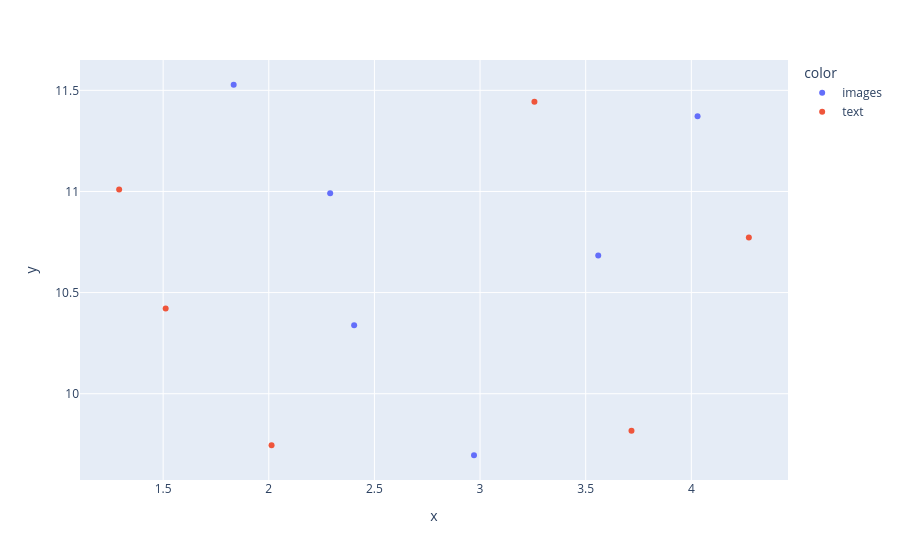

Notebook source saved alongside this figure:
### Code cell
# take a subset of the image embeddings and plot them with plotly interactively (in 2D using umap) showing the edge_index[0, i] on hover
import umap
import plotly.express as px
reducer = umap.UMAP()
#from sklearn.decomposition import PCA
#reducer = PCA(n_components=2)

embedding_2d = reducer.fit_transform(np.concatenate([clip_images, clip_texts], axis=0) ) # take only first 
fig = px.scatter(x=embedding_2d[:, 0], y=embedding_2d[:, 1],
                hover_data=[np.concatenate([np.arange(len(clip_images)), np.arange(len(clip_texts))], axis=0),
                            np.concatenate([test_graph_data.edge_index[0, :len(clip_images)].cpu().numpy(), test_graph_data.edge_index[1, :len(clip_texts)].cpu().numpy()], axis=0)], 
                color=['images']*(len(clip_images)) + ['text']*(len(clip_texts)))
fig.show()

### Figure 1 — Plotly figure (JSON) as saved in the notebook; plotly's stock layout.template omitted (floating-point values rounded to 4 significant figures)
{"data": [{"customdata": [[0, 0], [1, 0], [2, 0], [3, 4], [4, 4], [5, 7]], "hovertemplate": "color=images<br>x=%{x}<br>y=%{y}<br>hover_data_0=%{customdata[0]}<br>hover_data_1=%{customdata[1]}<extra></extra>", "legendgroup": "images", "marker": {"color": "#636efa", "symbol": "circle"}, "mode": "markers", "name": "images", "orientation": "v", "showlegend": true, "type": "scatter", "x": [4.03, 2.404, 2.29, 3.559, 2.971, 1.834], "xaxis": "x", "y": [11.37, 10.34, 10.99, 10.68, 9.696, 11.53], "yaxis": "y"}, {"customdata": [[0, 1], [1, 2], [2, 3], [3, 5], [4, 6], [5, 8]], "hovertemplate": "color=text<br>x=%{x}<br>y=%{y}<br>hover_data_0=%{customdata[0]}<br>hover_data_1=%{customdata[1]}<extra></extra>", "legendgroup": "text", "marker": {"color": "#EF553B", "symbol": "circle"}, "mode": "markers", "name": "text", "orientation": "v", "showlegend": true, "type": "scatter", "x": [3.257, 2.013, 1.512, 4.272, 3.717, 1.292], "xaxis": "x", "y": [11.44, 9.746, 10.42, 10.77, 9.817, 11.01], "yaxis": "y"}], "layout": {"legend": {"title": {"text": "color"}, "tracegroupgap": 0}, "margin": {"t": 60}, "xaxis": {"anchor": "y", "domain": [0, 1], "title": {"text": "x"}}, "yaxis": {"anchor": "x", "domain": [0, 1], "title": {"text": "y"}}}}
